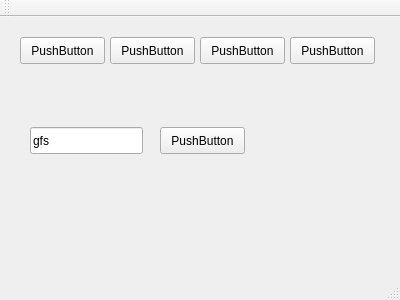
<?xml version="1.0" encoding="UTF-8"?>
<ui version="4.0">
 <class>MainWindow</class>
 <widget class="QMainWindow" name="MainWindow">
  <property name="geometry">
   <rect>
    <x>0</x>
    <y>0</y>
    <width>400</width>
    <height>300</height>
   </rect>
  </property>
  <property name="windowTitle">
   <string>MainWindow</string>
  </property>
  <widget class="QWidget" name="centralWidget">
   <widget class="FunkyButton" name="btnWat">
    <property name="geometry">
     <rect>
      <x>290</x>
      <y>20</y>
      <width>85</width>
      <height>27</height>
     </rect>
    </property>
    <property name="text">
     <string>PushButton</string>
    </property>
   </widget>
   <widget class="FunkyButton" name="btnWat_2">
    <property name="geometry">
     <rect>
      <x>200</x>
      <y>20</y>
      <width>85</width>
      <height>27</height>
     </rect>
    </property>
    <property name="text">
     <string>PushButton</string>
    </property>
   </widget>
   <widget class="FunkyButton" name="btnWat_3">
    <property name="geometry">
     <rect>
      <x>110</x>
      <y>20</y>
      <width>85</width>
      <height>27</height>
     </rect>
    </property>
    <property name="text">
     <string>PushButton</string>
    </property>
   </widget>
   <widget class="FunkyButton" name="btnWat_4">
    <property name="geometry">
     <rect>
      <x>20</x>
      <y>20</y>
      <width>85</width>
      <height>27</height>
     </rect>
    </property>
    <property name="text">
     <string>PushButton</string>
    </property>
   </widget>
   <widget class="QLineEdit" name="txtColour">
    <property name="geometry">
     <rect>
      <x>30</x>
      <y>110</y>
      <width>113</width>
      <height>27</height>
     </rect>
    </property>
    <property name="text">
     <string>gfs</string>
    </property>
   </widget>
   <widget class="QPushButton" name="pushButton">
    <property name="geometry">
     <rect>
      <x>160</x>
      <y>110</y>
      <width>85</width>
      <height>27</height>
     </rect>
    </property>
    <property name="text">
     <string>PushButton</string>
    </property>
   </widget>
  </widget>
  <widget class="QMenuBar" name="menuBar">
   <property name="geometry">
    <rect>
     <x>0</x>
     <y>0</y>
     <width>400</width>
     <height>27</height>
    </rect>
   </property>
  </widget>
  <widget class="QToolBar" name="mainToolBar">
   <attribute name="toolBarArea">
    <enum>TopToolBarArea</enum>
   </attribute>
   <attribute name="toolBarBreak">
    <bool>false</bool>
   </attribute>
  </widget>
  <widget class="QStatusBar" name="statusBar"/>
 </widget>
 <layoutdefault spacing="6" margin="11"/>
 <customwidgets>
  <customwidget>
   <class>FunkyButton</class>
   <extends>QPushButton</extends>
   <header>funkybutton.h</header>
  </customwidget>
 </customwidgets>
 <resources/>
 <connections/>
</ui>
